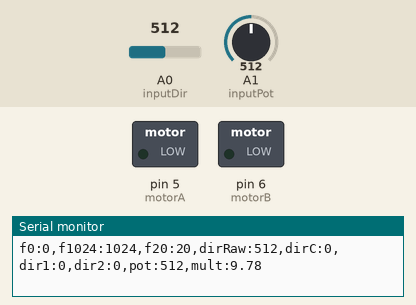
A sketch run on a simulated Arduino Uno, built with avr-gcc and run on an emulated ATmega328P. On the bench: switched loads named in the sketch (green lamp = pin HIGH), the last lines printed to the serial monitor. Inputs (shaded band) come from the test bench; at power-on: A0 (inputDir) = 512, A1 (inputPot) = 512.

Above: at 1.2 s.
1.3 s: A0 (inputDir) set to 716
At 2.3 s:
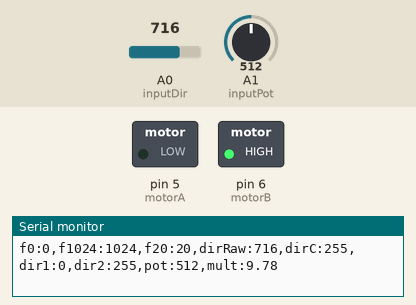
2.8 s: A1 (inputPot) set to 148
5.8 s: A1 (inputPot) set to 132
At 7.0 s:
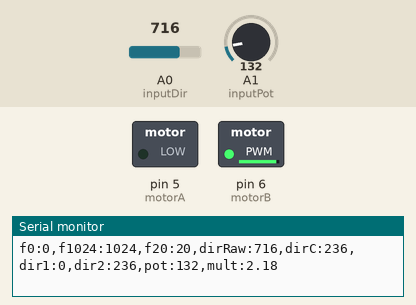
7.3 s: A0 (inputDir) set to 245
At 8.1 s:
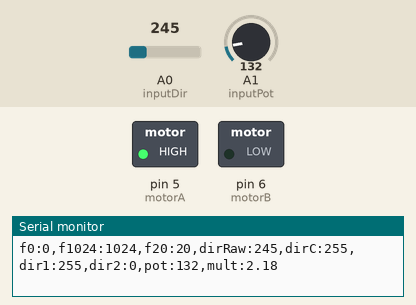
8.8 s: A0 (inputDir) set to 275
11.8 s: A0 (inputDir) set to 304
At 12.8 s:
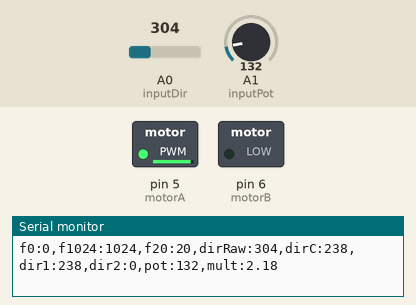
Timing chart, 0 to 14.3 s (numbered marks = the images above; inputs shaded):
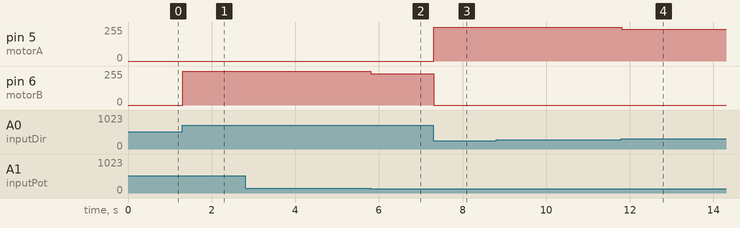

Measured:
- after the input at 1.3 s, pin 6 (motorB): 0/255 → 255/255 at once
- after the input at 5.8 s, pin 6 (motorB): 255/255 → 236/255 at once
- after the input at 7.3 s, pin 5 (motorA): 0/255 → 255/255 at once; pin 6 (motorB): 236/255 → 0/255 at once
- after the input at 11.8 s, pin 5 (motorA): 255/255 → 238/255 at once

The sketch:

Motor1.ino
```cpp
int inputDir=A0;
int inputPot=A1;
int motorA=5;
int motorB=6;

long pDirRaw;
long pPot;

long pDir1=0;
long pDir2=0;


void setup() {
  Serial.begin(115200);
  pinMode(motorA, OUTPUT);
  pinMode(motorB, OUTPUT);
}

void loop() {
  readVals();
  applyVals();
  delay(10);
}


void readVals(){
  pDirRaw=analogRead(inputDir);
  pPot=analogRead(inputPot);
  long pDirC=map(pDirRaw,28,993,-511,511);


  pDir1=0;
  pDir2=0;

  int dir=1;
  if(pDirC<0){
    dir=-1;
    pDirC=pDirC*-1;
  }
  if(pDirC<5)pDirC=0;
  //pDirC=map(pDirC,5,260,0,255);


  //speed multiplikator
  float mult=map(pPot,23,1023,0,1000)/50.0;
  if(mult<1)mult=1;

  pDirC=mult*pDirC*.5;

  if(pDirC<0)pDirC=0;
  if(pDirC>255)pDirC=255;


  if(dir<0){
    pDir1=pDirC;
  }else{
    pDir2=pDirC;
  }


  Serial.println("f0:0,f1024:1024,f20:20,dirRaw:"+String(pDirRaw)+
      ",dirC:"+String(pDirC)+
      ",dir1:"+String(pDir1)+
      ",dir2:"+String(pDir2)+
      ",pot:"+String(pPot)+
      ",mult:"+String(mult));
}
void applyVals(){
  analogWrite(motorA,pDir1);
  analogWrite(motorB,pDir2);
}
```
